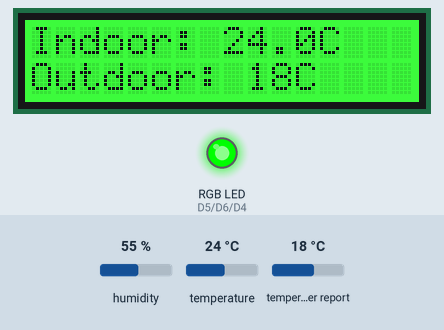
This program was run on a simulated Raspberry Pi (BCM pin numbers) with a GrovePi. Parts: 16×2 character LCD, an RGB LED mixed from three pins (HIGH = lit). Inputs (shaded band) come from the test bench; at power-on: temperature 24 °C, temperature in the web weather report 18 °C, humidity 55 %. Requests to the public web service named in the program get a made-up reply in its usual format after 0.4 s (London, UTC, broken clouds, 64 % humidity, 1013 hPa unless stated); what the program prints to the terminal is not drawn.

Above: at 1.3 s.
1.4 s: temperature set to 20.6 °C
At 12.8 s:
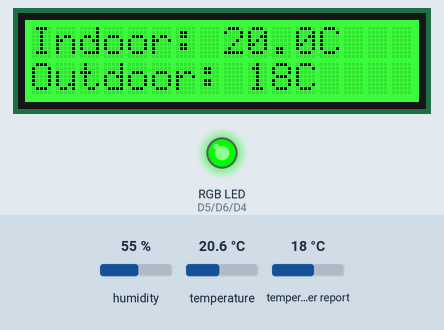
13.1 s: temperature set to 19.6 °C
At 23.1 s:
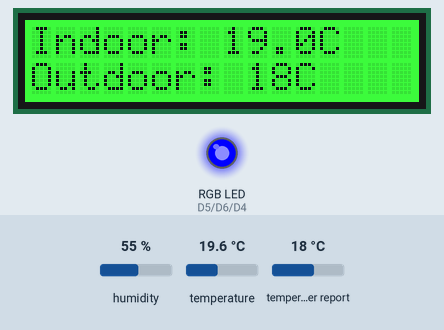
23.9 s: temperature set to 28 °C
At 34.3 s:
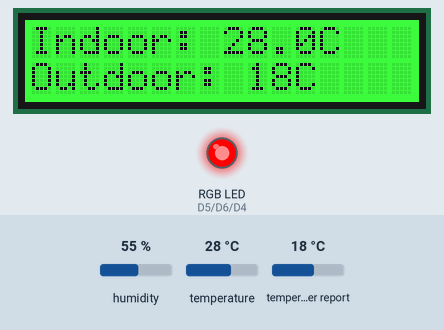
34.7 s: temperature in the web weather report set to -14 °C
At 45.3 s:
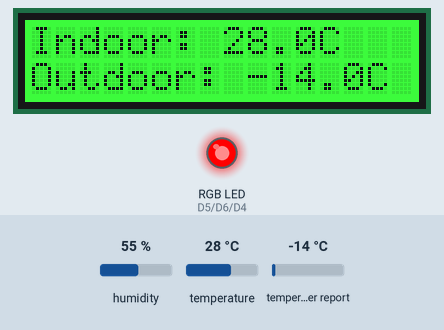
45.6 s: temperature in the web weather report set to -1 °C
At 55.6 s:
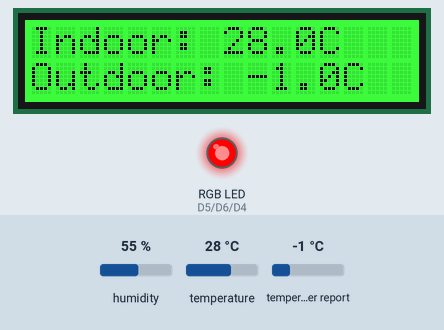
56.4 s: temperature in the web weather report set to 14 °C
At 66.8 s:
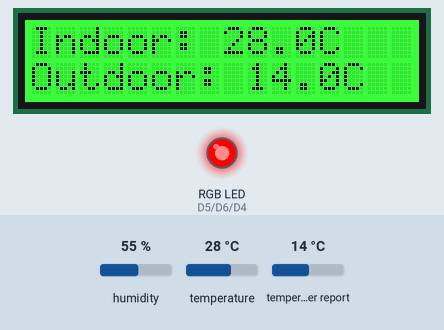
Timing chart, 0 to 68.2 s (numbered marks = the images above; inputs shaded):
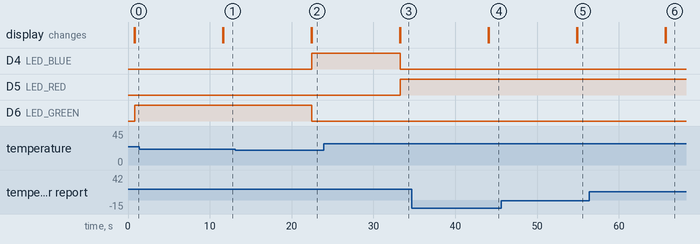

Measured:
- the behaviour switches between 20 and 19.9 °C on temperature (found by bisection; images 1 and 2)
- after the input at 1.4 s, the display: first differs from a run without the input after 10.3 s (image 1)
- after the input at 13.1 s, D4 (LED_BLUE): LOW → HIGH after 9.4 s; D6 (LED_GREEN): HIGH → LOW after 9.4 s; the display: first differs from a run without the input after 9.4 s (image 2)
- after the input at 23.9 s, D4 (LED_BLUE): HIGH → LOW after 9.4 s; D5 (LED_RED): LOW → HIGH after 9.4 s; the display: first differs from a run without the input after 9.4 s (image 3)
- after the input at 34.7 s, the display: first differs from a run without the input after 9.4 s (image 4)
- after the input at 45.6 s, the display: first differs from a run without the input after 9.3 s (image 5)
- after the input at 56.4 s, the display: first differs from a run without the input after 9.3 s (image 6)

The program:

raspiweatherlcd.py
```python
import time
import grovepi
import grove_rgb_lcd as lcd
import requests

# OpenWeatherMap API
API_KEY = "ed57439b8d8662f4c85904e78f5e8d94"
CITY = "Zurich,CH"
URL = "https://api.openweathermap.org/data/2.5/weather?q={}&appid={}&units=metric".format(CITY, API_KEY)

# Ports definieren
TEMP_SENSOR = 2  # Angeschlossen am analogen Port A0
LED_RED = 5
LED_GREEN = 6
LED_BLUE = 4
I2C_PORT = 1

# Pins initialisieren
grovepi.pinMode(LED_RED, "OUTPUT")
grovepi.pinMode(LED_GREEN, "OUTPUT")
grovepi.pinMode(LED_BLUE, "OUTPUT")

def turn_on_led(pin):
    """Schaltet eine LED ein."""
    grovepi.digitalWrite(pin, 1)

def turn_off_led(pin):
    """Schaltet eine LED aus."""
    grovepi.digitalWrite(pin, 0)

def read_temperature():
    """Liest die Temperatur vom Sensor aus."""
    [temp, _] = grovepi.dht(TEMP_SENSOR, 0)
    return temp

def get_outdoor_temperature():
    """Holt die Außentemperatur von der Wetter-API."""
    try:
        response = requests.get(URL)
        data = response.json()
        return data["main"]["temp"]
    except:
        return None

try:
    while True:
        temp_indoor = read_temperature()
        temp_outdoor = get_outdoor_temperature()

        print("Indoor: {}°C | Outdoor: {}°C".format(temp_indoor, temp_outdoor))
        lcd.setRGB(0, 255, 0)  # Hintergrundfarbe setzen
        lcd.setText("Indoor: {}C\nOutdoor: {}C".format(temp_indoor, temp_outdoor))

        # LEDs steuern
        if temp_indoor < 20:
            turn_on_led(LED_BLUE)
            turn_off_led(LED_GREEN)
            turn_off_led(LED_RED)
        elif 20 <= temp_indoor <= 25:
            turn_on_led(LED_GREEN)
            turn_off_led(LED_BLUE)
            turn_off_led(LED_RED)
        else:
            turn_on_led(LED_RED)
            turn_off_led(LED_GREEN)
            turn_off_led(LED_BLUE)

        time.sleep(10)  # Aktualisiere alle 10 Sekunden

except KeyboardInterrupt:
    print("Programm beendet. LEDs ausschalten...")
    turn_off_led(LED_RED)
    turn_off_led(LED_GREEN)
    turn_off_led(LED_BLUE)
    lcd.setText("\nSystem gestoppt")
    lcd.setRGB(0, 0, 0)  # Display ausschalten
    print("Alle LEDs aus.")
```
